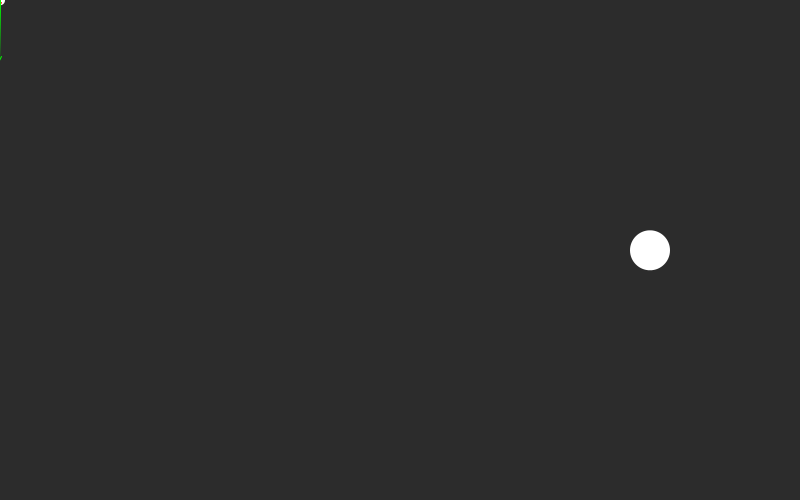
Frame 1 (no input)
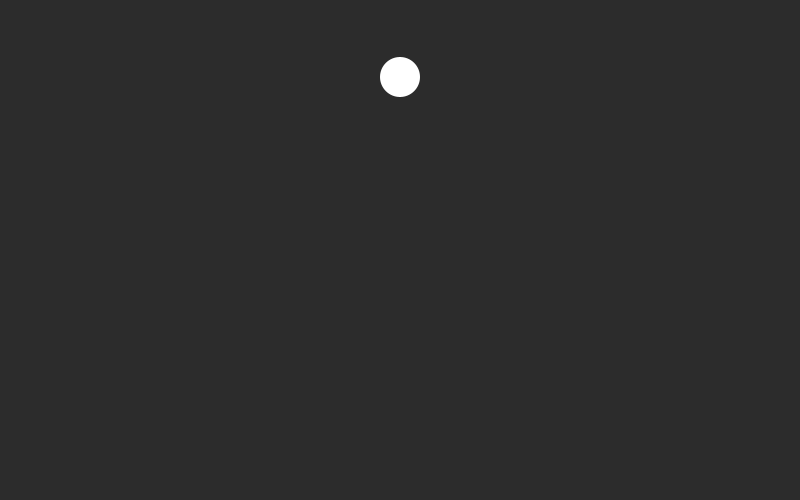
Frame 60 (the mouse pressed at the canvas centre just before this capture)
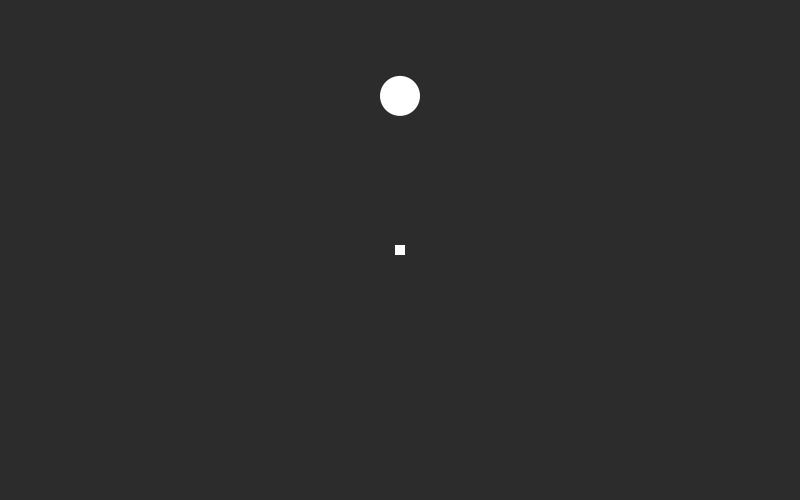
Frame 120 (the mouse held since frame 60 and released just before this capture)

The Processing sketch that drew these frames (run headless with seeded random() and noise(); from frame 60 on, the mouse is pressed at the canvas centre):

// Processing sketch: processing_79888
// ── processing_79888.pde

PVector startPosition;
PVector position;
PVector velocity;

PVector targetVelocity;
PVector targetPosition;
 
PVector gravity;
 
float mass = 10;
 
void setup() {
  size(800, 500);
  frameRate(25);
  smooth();
   
  startPosition = new PVector();
  
  targetPosition = new PVector(650, 250);
    targetVelocity = new PVector(0, 0);
 
   
   
  position = new PVector(0, 0);
  velocity = new PVector(0, 0);
  gravity = new PVector(0, 0.3);  // gravity goes down
}
 
void draw() {
  background(44);
 
  /* Calculate the movement */   
  PVector acceleration = new PVector();
  acceleration.add(gravity);
   
  velocity.add(acceleration);
 
  position.add(velocity);
 
 
  /* Draw the object */
  noStroke();
  fill(255);
 
  ellipse(position.x, position.y, mass, mass);
  
   /* Ellipse */
   targetVelocity.add(gravity);
   targetPosition.add(targetVelocity);
   
   
   fill(255);
   ellipse(targetPosition.x, targetPosition.y, 40, 40);
   
   float distance = position.dist(targetPosition);
   
   if(distance < 25) {
       // targetVelocity.x = 2;
       targetVelocity.set(velocity);
     }
     
     
     if(targetPosition.y > height) {
        targetPosition.x = 400;
       targetPosition.y = 20;
      
      targetVelocity.x = 0;
            targetVelocity.y = 0;

       
     }
   
 
  /* Draw slingshot */
  if(mousePressed) {
    stroke(255, 0, 0);
    line(mouseX, mouseY, startPosition.x, startPosition.y);
     
    noStroke();
    fill(255);
     
    rectMode(CENTER);
    rect(startPosition.x, startPosition.y, 10, 10);
  }
   
   
  /* Draw vectors (DO NOT COPY)  */
  stroke(255, 0, 0);
  drawVector(velocity, position, 20);
  stroke(0, 255, 0);
  drawVector(acceleration, position, 200);
}
 
 
void mousePressed() {
  startPosition.set(mouseX, mouseY, 0);
}
 
 
void mouseReleased() {
  position.set(startPosition);   // Begin where we started dragging
   
  PVector mouseDirection = new PVector(mouseX, mouseY);   // Calculate the shooting direction & strength
  mouseDirection.sub(startPosition);
  mouseDirection.mult(-1);   // Other way
  mouseDirection.mult(0.15);  // Scale it down
 
  velocity.set(mouseDirection);
}
 
void drawVector(PVector vec, PVector base, float len) {
  pushMatrix();
  float arrowSize = 4;
  translate(base.x, base.y);
  rotate(vec.heading2D());
  float lineLength = vec.mag() * len;
  line(0, 0, lineLength, 0);
  line(lineLength, 0,lineLength - arrowSize, arrowSize * 0.5);
  line(lineLength, 0,lineLength - arrowSize,-arrowSize * 0.5);
  popMatrix();
}
